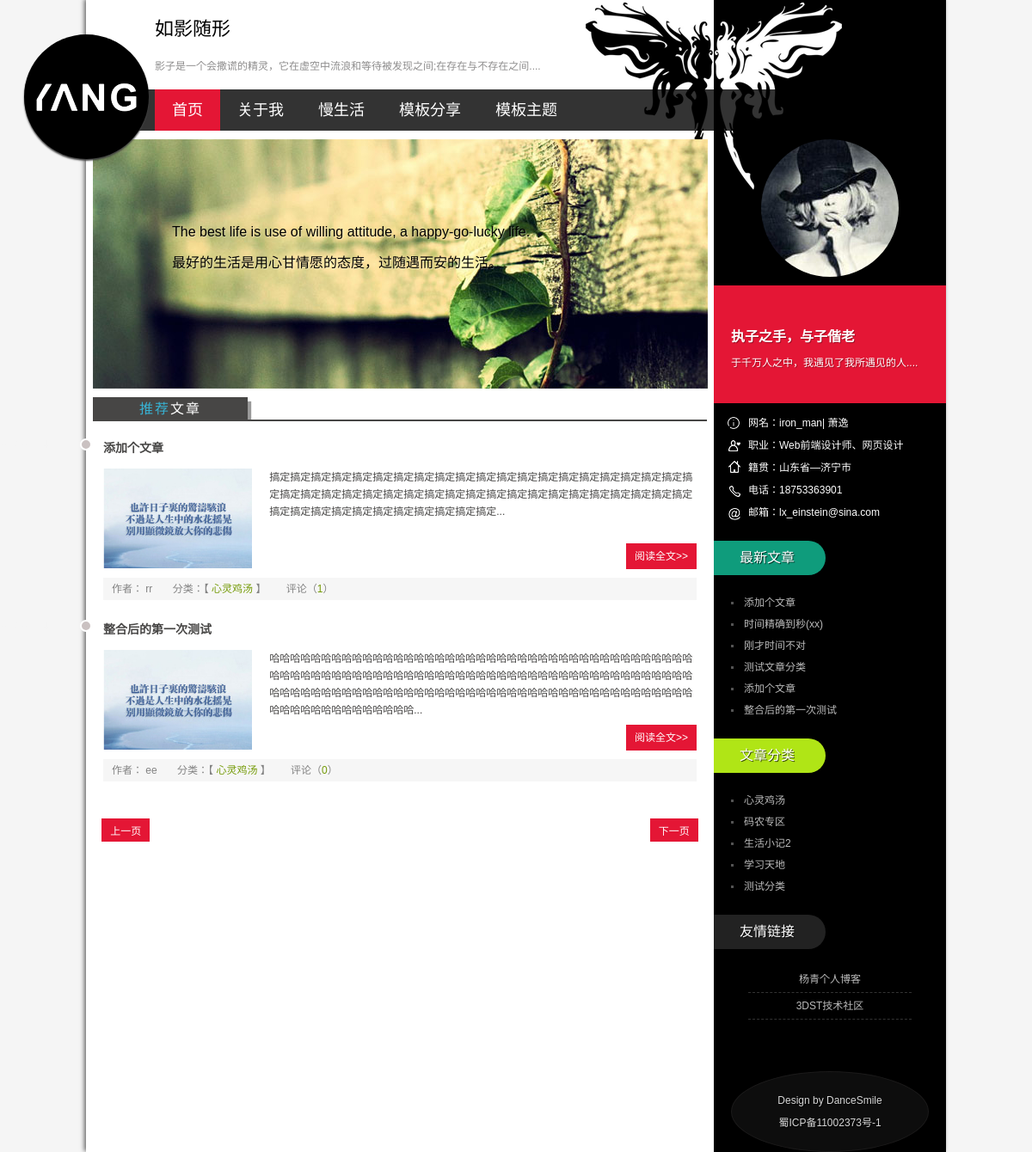
/category.php?id=1, run on the app's committed database.
### tables this page shows
CREATE TABLE IF NOT EXISTS `article` (
  `id` tinyint(1) NOT NULL AUTO_INCREMENT,
  `articleName` tinytext NOT NULL,
  `categoryId` tinyint(4) NOT NULL,
  `articleContent` text NOT NULL,
  `changeTime` datetime NOT NULL,
  `userId` tinyint(4) DEFAULT NULL,
  `setTime` datetime DEFAULT NULL,
  PRIMARY KEY (`id`)
);

CREATE TABLE IF NOT EXISTS `user` (
  `id` tinyint(1) NOT NULL AUTO_INCREMENT,
  `name` tinytext NOT NULL,
  `nick` tinytext NOT NULL,
  `pwd` tinytext NOT NULL,
  PRIMARY KEY (`id`)
);

CREATE TABLE IF NOT EXISTS `category` (
  `id` tinyint(1) NOT NULL AUTO_INCREMENT,
  `categoryName` tinytext NOT NULL,
  `categoryMeans` text NOT NULL,
  `setTime` datetime NOT NULL,
  PRIMARY KEY (`id`)
);

### category.php (the view, shortened to what this page needs)
<!doctype html>
<html>
<head>
<link href="css/base.css" rel="stylesheet">
<link href="css/index.css" rel="stylesheet">
<link href="css/media.css" rel="stylesheet">
<?php
include("php/pager.class.php");
if(isset($_GET['id']))
{
	$select=mysql_fetch_array(mysql_query("select count(*) from article where categoryId =".$_GET['id'].""));
	if($select[0]==0)
		echo "<script>alert('该分类下没有文章');history.back(-1);</script>";
	else
	{
?>
</head>
<body>
<div class="ibody">
  <header>
    <h1>如影随形</h1>
    <h2>影子是一个会撒谎的精灵，它在虚空中流浪和等待被发现之间;在存在与不存在之间....</h2>
    <div class="logo"><a href="back/back.php"></a></div>
    <nav id="topnav"><a href="index.php">首页</a><a href="http://www.iliuye.com/Wap/Index/article/id/82202">关于我</a><a href="newlist.html">慢生活</a><a href="share.html">模板分享</a><a href="new.html">模板主题</a></nav>
  </header>
  <article>
    <div class="banner">
      <ul class="texts">
        <p>The best life is use of willing attitude, a happy-go-lucky life. </p>
        <p>最好的生活是用心甘情愿的态度，过随遇而安的生活。</p>
      </ul>
    </div>
    <div class="bloglist">
      <h2>
        <p><span>推荐</span>文章</p>
      </h2>
<?php
	$sql="select * from `article` where `categoryId`='".$_GET['id']."' order by `article`.`id` desc";
	$page = new pager($sql,5);
	$result=mysql_query($page->sqlquery());
	while($row = mysql_fetch_array($result,MYSQL_ASSOC))
	{
?>
    <div class="blogs">
        <h3>
            <a target="_blank" href="article.php?id=<?php echo $row['id']?>"><?php echo mb_substr($row['articleName'],0,24,'utf-8')?></a>
        </h3>
        <figure><img src="images/01.jpg" ></figure>
    <ul>
    	<div style="width:100%;height:67px;">
            <p>
                <?php $str= preg_replace("/<(.*?)>/","",$row['articleContent']); echo mb_substr($str,0,137,'utf-8')."..."; ?>
            </p>
        </div>
        <a href="article.php?id=<?php echo $row['id']?>" target="_blank" class="readmore">阅读全文&gt;&gt;</a>
    </ul>
    <p class="autor">
        <span>作者：
			<?php
                $row_1=mysql_fetch_array(mysql_query("select * from user where `id`='".$row['userId']."'"));
                echo $row_1['nick'];
            ?>
        </span>
			<?php $category=mysql_fetch_array(mysql_query("select * from category where id=".$row['categoryId'].""));?>
        <span>分类：【
            <a target="_blank" href="category.php?id=<?php echo $row['categoryId']?>"><?php echo $category['categoryName']?></a>
        】</span>
        <?php $sum=mysql_fetch_array(mysql_query("select count(*) from `comment` where `articleId`='".$row['id']."'"));?>
        <span>评论（<a target="_blank" href="#"><?php echo $sum[0];?></a>）</span>
    </p>
    <div class="dateview"><?php echo mb_substr($row['setTime'],0,10,'utf-8');?></div>
    </div>
<?php
	}
	echo $page->set_page_info();
?>
    </div>
  </article>
  <aside>
    <div class="avatar"><a href="about.html"><span>关于萧逸</span></a></div>
    <div class="topspaceinfo">
      <h1>执子之手，与子偕老</h1>
      <p>于千万人之中，我遇见了我所遇见的人....</p>
    </div>
    <div class="about_c">
      <p>网名：iron_man| 萧逸</p>
      <p>职业：Web前端设计师、网页设计 </p>
      <p>籍贯：山东省&mdash;济宁市</p>
      <p>电话：18753363901</p>
      <p>邮箱：lx_einstein@sina.com</p>
    </div>
    <div class="tj_news">
      <h2>
        <p class="tj_t1">最新文章</p>
      </h2>
      <ul>
		<?php
			$s_query=mysql_query("select * from (select * from `article` order by `changeTime` asc)as `table` limit 8");
			while($new=mysql_fetch_array($s_query)){
        ?>
        <li><a href="article.php?id=<?php echo $new['id']?>"><?php echo mb_substr($new['articleName'],0,24,'utf-8');?></a></li>
        <?php }?>
      </ul>
      <h2>
        <p class="tj_t2">文章分类</p>
      </h2>
      <ul>
		<?php
			$s_query_2=mysql_query("select * from `category` order by `setTime` asc");
			while($new_2=mysql_fetch_array($s_query_2)){
        ?>
        <li><a href="category.php?id=<?php echo $new_2['id']?>"><?php echo mb_substr($new_2['categoryName'],0,24,'utf-8');?></a></li>
        <?php }?>
      </ul>
    </div>
    <div class="links">
      <h2>
        <p>友情链接</p>
      </h2>
      <ul>
        <li><a href="/">杨青个人博客</a></li>
        <li><a href="/">3DST技术社区</a></li>
      </ul>
    </div>
    <div class="copyright">
      <ul>
        <p> Design by <a href="/">DanceSmile</a></p>
        <p>蜀ICP备11002373号-1</p>
      </ul>
    </div>
  </aside>
</div>
</body>
<?php
	}
}else
	header("Location:index.php");
?>
</html>

### css/base.css (style rules this page uses)
* { margin: 0; padding: 0 }
body { font: 12px "����", Arial, Helvetica, sans-serif; background: #f5f5f5 }
img { border: 0; display: block }
ul { list-style: none; }
h1, h2, h3, h4, h5, h6 { font-size: 100%; font-weight: normal; }
a { outline: none; }
a:link, a:visited { text-decoration: none; }
.ibody { background: url(../images/bg.png) repeat-y; width: 1000px; margin: auto; box-shadow: -2px -1px 5px #666; }
header { position: relative; background: url(../images/ibodybg.png) top right no-repeat }
header h1 { padding: 15px 0 0 80px; font-size: 22px; font-family: "Microsoft Yahei", Arial, Helvetica, sans-serif; }
header h2 { margin: 20px 80px; color: #8e8d8d }
.logo { background: url(../images/logo.png) no-repeat #000 center; width: 145px; height: 145px; border-radius: 50%; position: absolute; left: -72px; top: 40px; box-shadow: 0px 2px 2px #414141; }
.logo a { width: 100%; height: 100%; display: block }
nav { background: rgba(0,0,0,0.8); height: 48px; line-height: 48px; padding-left: 80px; filter: progid:DXImageTransform.Microsoft.gradient(gradientType = 0, startColorstr = #3333333, endColorstr = #3333333); }
nav a { display: inline-block; font-size: 18px; font-family: "Microsoft Yahei", Arial, Helvetica, sans-serif; color: #FFF; padding: 0 20px; -webkit-transition: all 1s; -moz-transition: all 1s; -o-transition: all 1s; transition: all 1s; }
#topnav_current { background: #e41635 }
article { width: 73%; float: left; background: url(../images/ibodybg.png) 560px -147px no-repeat; }
aside { width: 27%; background: url(../images/ibodybg.png) -170px -147px no-repeat #000; float: right; }
.copyright { background: #0d0d0d; border-radius: 50%; text-align: center; color: #d8d8d8; padding: 20px; margin: 60px 20px 0 20px; border: #1b1a1a 1px solid; }
.copyright p { line-height: 26px; text-shadow: #000 1px 1px 1px }
.copyright p a { color: #d8d8d8; }

### data on the page
article: articleName "添加个文章", articleContent "搞定搞定搞定搞定搞定搞定搞定搞定搞定搞定搞定搞定搞定搞定搞定搞定搞定搞定搞定搞定搞定搞定搞定搞定搞定搞定搞定搞定搞定搞定搞定搞定搞定搞定搞定搞定搞定搞定搞定搞定搞定搞定搞定搞定搞定搞定搞定搞定搞定搞定搞定搞定", userId.nick "rr", categoryId.categoryName "心灵鸡汤", sum "1"
article: articleName "整合后的第一次测试", articleContent "哈哈哈哈哈哈哈哈哈哈哈哈哈哈哈哈哈哈哈哈哈哈哈哈哈哈哈哈哈哈哈哈哈哈哈哈哈哈哈哈哈哈哈哈哈哈哈哈哈哈哈哈哈哈哈哈哈哈哈哈哈哈哈哈哈哈哈哈哈哈哈哈哈哈哈哈哈哈哈哈哈哈哈哈哈哈哈哈哈哈哈哈哈哈哈哈哈哈哈哈哈哈哈哈哈哈哈哈哈哈哈哈哈哈哈哈哈哈哈哈哈哈哈哈哈哈哈哈哈哈哈哈哈哈哈哈哈", userId.nick "ee", categoryId.categoryName "心灵鸡汤", sum "0"
category: categoryName "心灵鸡汤"
category: categoryName "码农专区"
category: categoryName "生活小记2"
category: categoryName "学习天地"
category: categoryName "测试分类"

### other printed values
mb_substr($new['articleName'],0,24,'utf-8') "添加个文章"
mb_substr($new['articleName'],0,24,'utf-8') "时间精确到秒(xx)"
mb_substr($new['articleName'],0,24,'utf-8') "刚才时间不对"
mb_substr($new['articleName'],0,24,'utf-8') "测试文章分类"
mb_substr($new['articleName'],0,24,'utf-8') "整合后的第一次测试"
